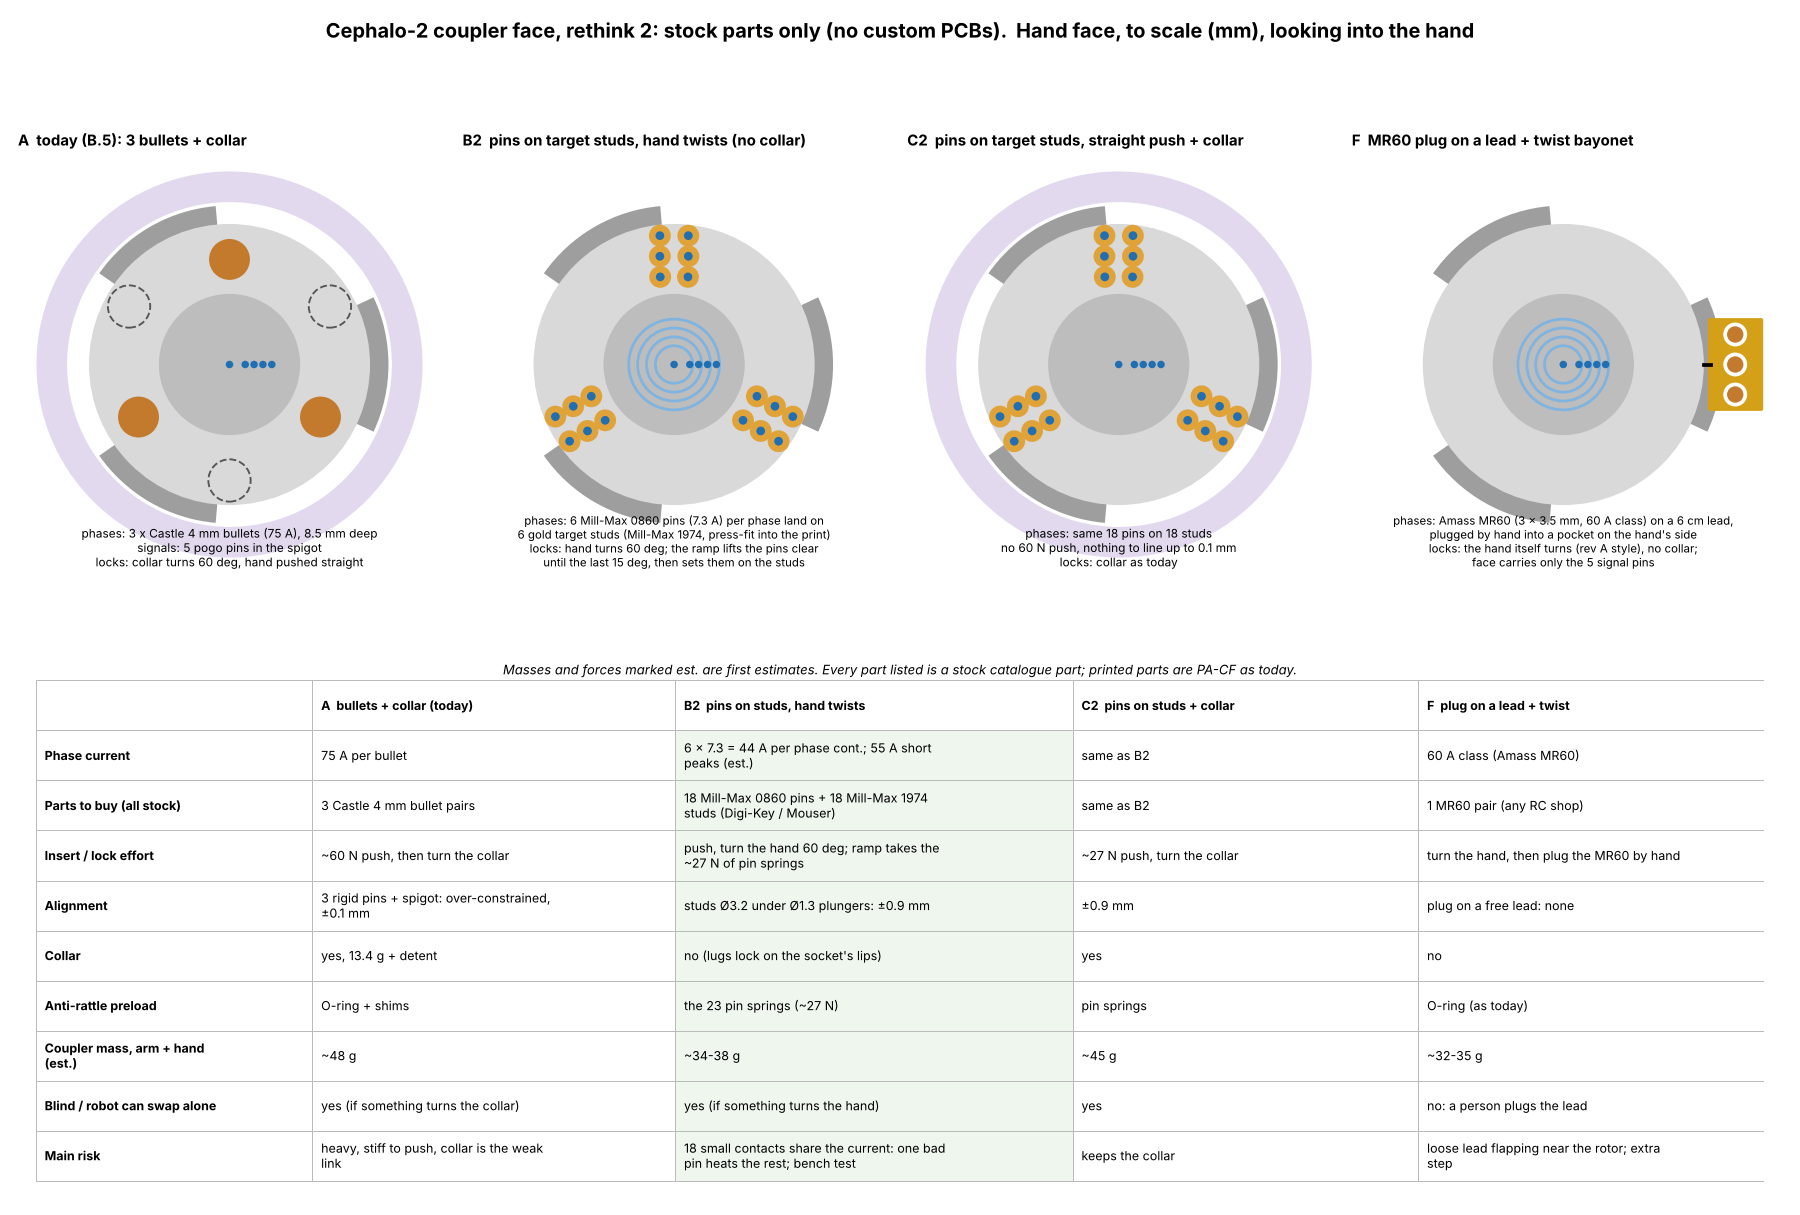

This chart was generated by the following Python code:
"""Coupler face rethink: should the motor-phase bullets stay?  Visual design study (2026-11-19).
Face layouts to scale (hand side, looking into the hand's face) for four ways of getting the motor phases and the signals
across the joint, and a comparison of what each one costs.  Numbers marked est. are estimates; part data from datasheets:
Castle 4 mm bullet 75 A; Mill-Max 0860-0-15-20-82-14-11-0 spring pin 7.3 A, 120 gf mid-stroke, Ø2.36 pad;
Amass MR60 3-pole 3.5 mm motor plug (60 A class).  Current to carry: hand3 rotor 36 A hover, 55 A peak, 6S (25.2 V)."""
import json
import numpy as np
import matplotlib
matplotlib.use("Agg")
import matplotlib.pyplot as plt
from matplotlib.patches import Circle, Wedge, Rectangle, FancyBboxPatch
import textwrap
import handmount_b as H

P = H.P
OUT = "coupler_face_study2.png"
C = dict(flange="#d9d9d9", lug="#9e9e9e", spigot="#bdbdbd", bullet="#c47a2c", pin="#1f6fb2", ring="#e0a33a",
         sig="#7fb3e0", screw="#555555", collar="#8e6bbf", mr="#d4a017", pad="#e0a33a")


def at(r, az):
    a = np.radians(az); return r * np.cos(a), r * np.sin(a)


def base(ax, title, lugs_w, collar):
    ax.set_aspect("equal"); ax.set_xlim(-31, 31); ax.set_ylim(-31, 31); ax.axis("off")
    ax.set_title(title, fontsize=12, fontweight="bold", loc="left")
    if collar:
        ax.add_patch(Circle((0, 0), P["R_collar"], color=C["collar"], alpha=0.25, lw=0))
        ax.add_patch(Circle((0, 0), P["collar_cb"], color="white", lw=0))
    for az in (0, 120, 240):
        ax.add_patch(Wedge((0, 0), P["lug_r1"], az - lugs_w / 2, az + lugs_w / 2, color=C["lug"], lw=0))
    ax.add_patch(Circle((0, 0), P["R_flange"], color=C["flange"], lw=0))
    ax.add_patch(Circle((0, 0), P["r_spigot"], color=C["spigot"], lw=0))


def signal_pins(ax, rings):
    for r in P["pin_r"]:
        if rings and r > 0:
            ax.add_patch(Circle((0, 0), r + 0.45, color=C["sig"], fill=False, lw=2.2))
        x, y = at(r, 0); ax.add_patch(Circle((x, y), 0.55, color=C["pin"], lw=0))


fig = plt.figure(figsize=(20, 13.5), facecolor="white")
fig.suptitle("Cephalo-2 coupler face, rethink 2: stock parts only (no custom PCBs).  Hand face, to scale (mm), looking into the hand",
             fontsize=16, fontweight="bold", y=0.985)
axs = [fig.add_axes([0.01 + i * 0.247, 0.47, 0.235, 0.46]) for i in range(4)]

# A: today (B.5)
ax = axs[0]; base(ax, "A  today (B.5): 3 bullets + collar", P["lug_w"], True)
for az in P["az_bullet"]:
    x, y = at(P["r_bullet"], az); ax.add_patch(Circle((x, y), P["fem_bore"] / 2, color=C["bullet"], lw=0))
for r, az in P["screws"]:
    x, y = at(r, az); ax.add_patch(Circle((x, y), 3.1, color=C["screw"], fill=False, lw=1.5, ls="--"))
signal_pins(ax, False)
ax.text(0, -30, "phases: 3 x Castle 4 mm bullets (75 A), 8.5 mm deep\nsignals: 5 pogo pins in the spigot\nlocks: collar turns 60 deg, hand pushed straight",
        ha="center", va="bottom", fontsize=9.5)

# B2: spring pins onto Mill-Max target studs, hand twists (no collar)
ax = axs[1]; base(ax, "B2  pins on target studs, hand twists (no collar)", 50, False)
for k, az0 in enumerate((90, 210, 330)):
    for j_, (r, da) in enumerate(((13.0, -9), (13.0, 9), (16.0, -7.5), (16.0, 7.5), (19.0, -6.3), (19.0, 6.3))):
        x, y = at(r, az0 + da); ax.add_patch(Circle((x, y), 1.6, color=C["pad"], lw=0)); ax.add_patch(Circle((x, y), 0.64, color=C["pin"], lw=0))
signal_pins(ax, True)
ax.text(0, -30, "phases: 6 Mill-Max 0860 pins (7.3 A) per phase land on\n6 gold target studs (Mill-Max 1974, press-fit into the print)\nlocks: hand turns 60 deg; the ramp lifts the pins clear\nuntil the last 15 deg, then sets them on the studs",
        ha="center", va="bottom", fontsize=9.2)

# C2: same pins + studs, straight push, collar kept
ax = axs[2]; base(ax, "C2  pins on target studs, straight push + collar", P["lug_w"], True)
for k, az0 in enumerate((90, 210, 330)):
    for j_, (r, da) in enumerate(((13.0, -9), (13.0, 9), (16.0, -7.5), (16.0, 7.5), (19.0, -6.3), (19.0, 6.3))):
        x, y = at(r, az0 + da); ax.add_patch(Circle((x, y), 1.6, color=C["pad"], lw=0)); ax.add_patch(Circle((x, y), 0.64, color=C["pin"], lw=0))
signal_pins(ax, False)
ax.text(0, -30, "phases: same 18 pins on 18 studs\nno 60 N push, nothing to line up to 0.1 mm\nlocks: collar as today",
        ha="center", va="bottom", fontsize=9.5)

# F: motor plug on a lead, plugged by hand; bayonet twists (no collar)
ax = axs[3]; base(ax, "F  MR60 plug on a lead + twist bayonet", 50, False)
ax.add_patch(FancyBboxPatch((21.5, -6.5), 7.5, 13, boxstyle="round,pad=0.3", color=C["mr"], lw=0))
for dy in (-4.4, 0, 4.4):
    ax.add_patch(Circle((25.2, dy), 1.75, color="white", lw=0)); ax.add_patch(Circle((25.2, dy), 1.2, color=C["bullet"], lw=0))
ax.plot([20.6, 21.6], [0, 0], color="k", lw=3)
signal_pins(ax, True)
ax.text(0, -30, "phases: Amass MR60 (3 x 3.5 mm, 60 A class) on a 6 cm lead,\nplugged by hand into a pocket on the hand's side\nlocks: the hand itself turns (rev A style), no collar;\nface carries only the 5 signal pins",
        ha="center", va="bottom", fontsize=9.2)

# comparison table
rows = [
    ("", "A  bullets + collar (today)", "B2  pins on studs, hand twists", "C2  pins on studs + collar", "F  plug on a lead + twist"),
    ("Phase current", "75 A per bullet", "6 x 7.3 = 44 A per phase cont.; 55 A short peaks (est.)", "same as B2", "60 A class (Amass MR60)"),
    ("Parts to buy (all stock)", "3 Castle 4 mm bullet pairs", "18 Mill-Max 0860 pins + 18 Mill-Max 1974 studs (Digi-Key / Mouser)", "same as B2", "1 MR60 pair (any RC shop)"),
    ("Insert / lock effort", "~60 N push, then turn the collar", "push, turn the hand 60 deg; ramp takes the ~27 N of pin springs", "~27 N push, turn the collar", "turn the hand, then plug the MR60 by hand"),
    ("Alignment", "3 rigid pins + spigot: over-constrained, ±0.1 mm", "studs Ø3.2 under Ø1.3 plungers: ±0.9 mm", "±0.9 mm", "plug on a free lead: none"),
    ("Collar", "yes, 13.4 g + detent", "no (lugs lock on the socket's lips)", "yes", "no"),
    ("Anti-rattle preload", "O-ring + shims", "the 23 pin springs (~27 N)", "pin springs", "O-ring (as today)"),
    ("Coupler mass, arm + hand (est.)", "~48 g", "~34-38 g", "~45 g", "~32-35 g"),
    ("Blind / robot can swap alone", "yes (if something turns the collar)", "yes (if something turns the hand)", "yes", "no: a person plugs the lead"),
    ("Main risk", "heavy, stiff to push, collar is the weak link", "18 small contacts share the current: one bad pin heats the rest; bench test", "keeps the collar", "loose lead flapping near the rotor; extra step"),
]
tax = fig.add_axes([0.02, 0.02, 0.96, 0.42]); tax.axis("off")
widths = [0.16, 0.21, 0.23, 0.2, 0.2]; xs = np.cumsum([0] + widths[:-1])
nr = len(rows)
for i, row in enumerate(rows):
    y = 1 - (i + 1) / (nr + 0.2)
    for j, cell in enumerate(row):
        bold = i == 0 or j == 0
        col = "#eef6ee" if (j == 2 and i > 0) else "white"
        tax.add_patch(Rectangle((xs[j], y), widths[j], 1 / (nr + 0.2), facecolor=col, edgecolor="#bbbbbb", lw=0.8, transform=tax.transAxes))
        tax.text(xs[j] + 0.005, y + 0.5 / (nr + 0.2), "\n".join(textwrap.wrap(cell, 44 if j else 30)), transform=tax.transAxes,
                 fontsize=10, va="center", fontweight="bold" if bold else "normal")
fig.text(0.5, 0.445, "Masses and forces marked est. are first estimates. Every part listed is a stock catalogue part; printed parts are PA-CF as today.",
         ha="center", fontsize=10.5, style="italic")
fig.savefig(OUT, dpi=90)
print("wrote", OUT)
